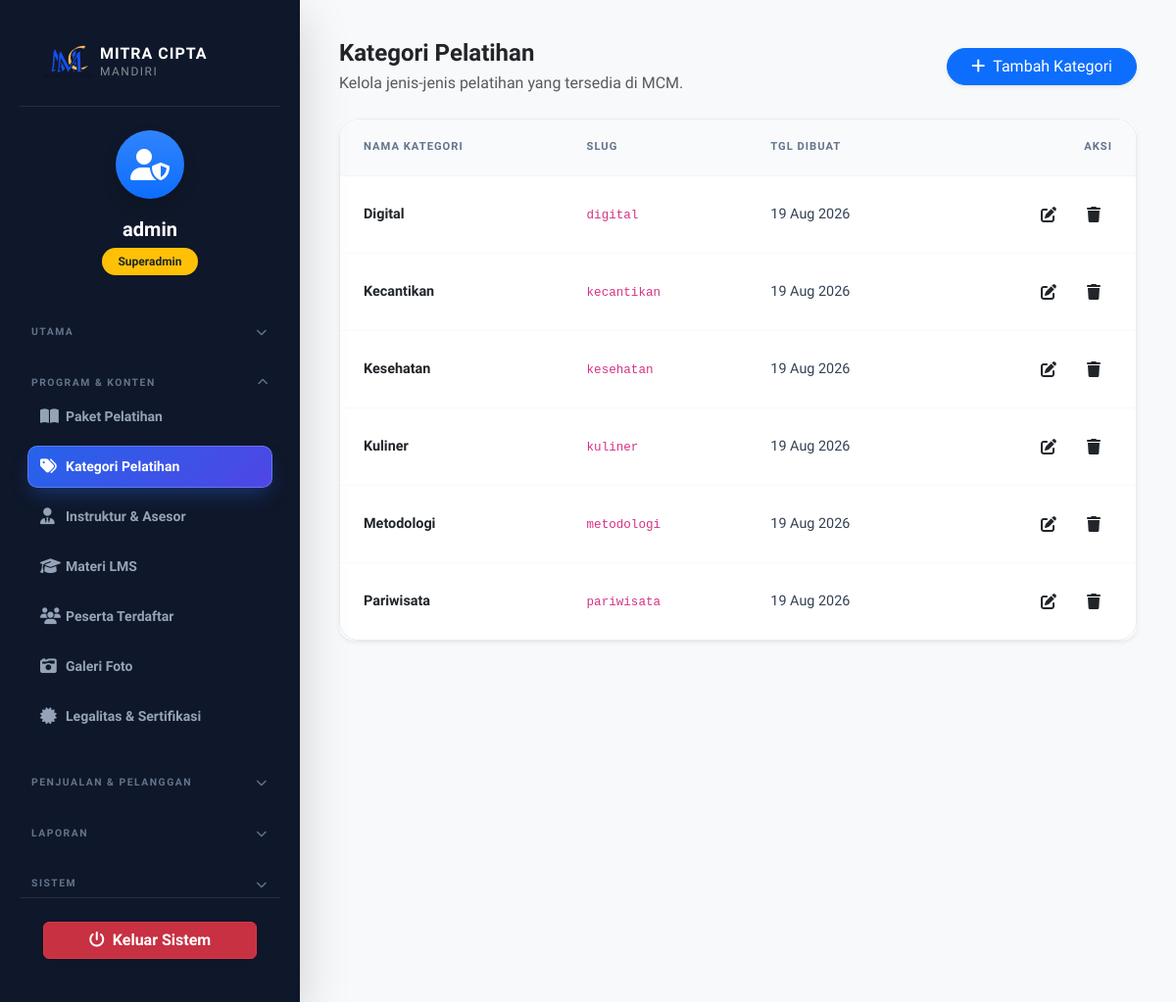
Page /admin/dashboard.php?page=categories (signed in) on the earlier database version.
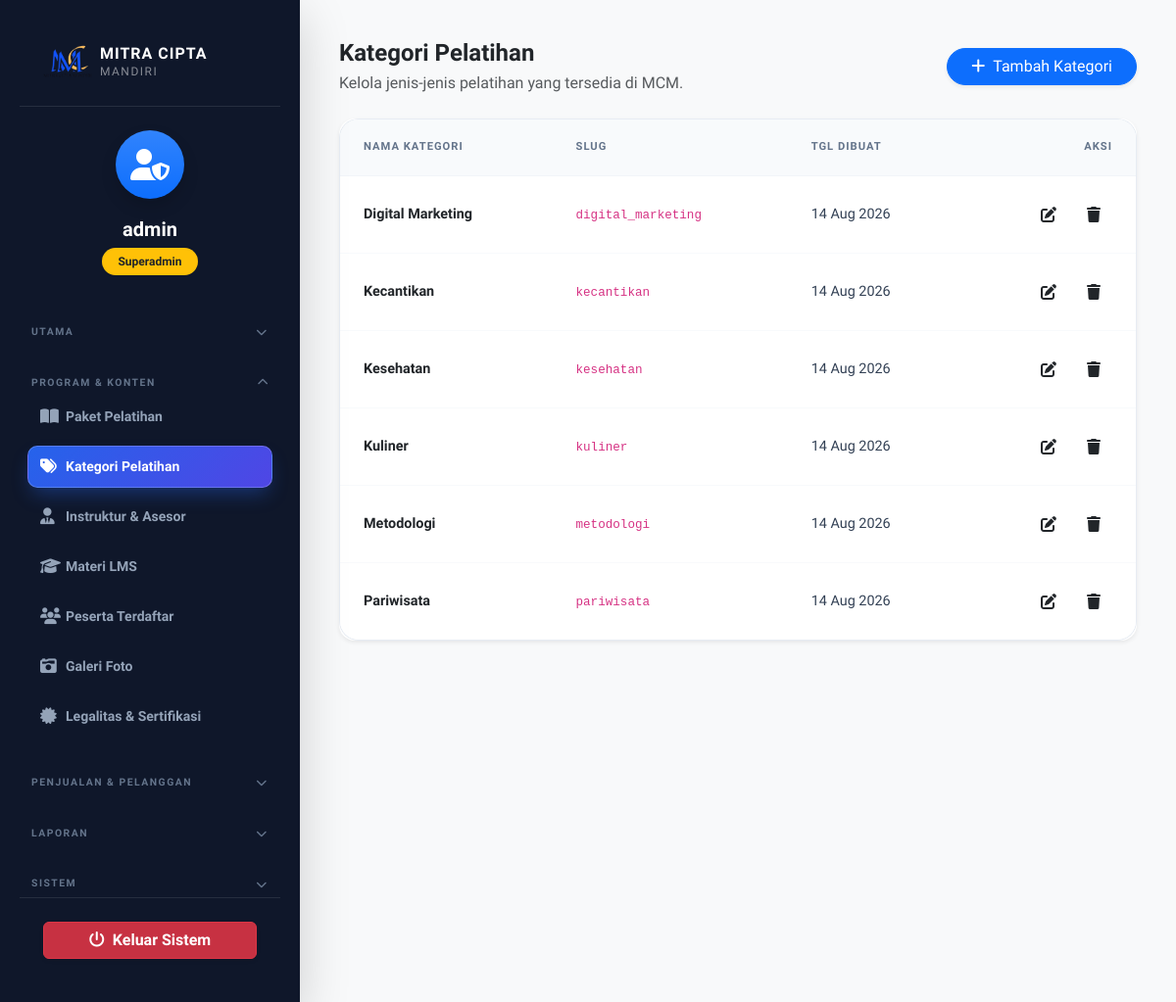
Same page on the later database version.
### tables this page shows
CREATE TABLE IF NOT EXISTS `class_categories` (
  `id` int NOT NULL AUTO_INCREMENT,
  `name` varchar(100) NOT NULL,
  `slug` varchar(100) NOT NULL,
  `created_at` timestamp NOT NULL DEFAULT CURRENT_TIMESTAMP,
  PRIMARY KEY (`id`),
  UNIQUE KEY `slug` (`slug`)
);

### admin/pages/categories.php (the view)
<div class="row align-items-center mb-4 g-3" data-aos="fade-down">
    <div class="col-md-6">
        <h2 class="fw-bold mb-1 text-dark">Kategori Pelatihan</h2>
        <p class="text-muted mb-0">Kelola jenis-jenis pelatihan yang tersedia di MCM.</p>
    </div>
    <div class="col-md-6 text-md-end">
        <button class="btn btn-primary px-4 shadow-sm rounded-pill" onclick="resetCategoryForm(); showModal('categoryModal');">
            <i class="fas fa-plus me-2"></i>Tambah Kategori
        </button>
    </div>
</div>
<div class="card border-0 shadow-sm rounded-4 overflow-hidden">
    <div class="card-body p-0">
        <div class="table-responsive">
            <table class="table align-middle mb-0">
                <thead class="bg-light">
                    <tr>
                        <th class="ps-4">Nama Kategori</th>
                        <th>Slug</th>
                        <th>Tgl Dibuat</th>
                        <th class="text-end pe-4">Aksi</th>
                    </tr>
                </thead>
                <tbody>
                    <?php if (empty($categories)): ?>
                        <tr><td colspan="4" class="text-center py-5 text-muted">Belum ada kategori.</td></tr>
                    <?php else: ?>
                        <?php foreach ($categories as $cat): ?>
                            <tr>
                                <td class="ps-4"><span class="fw-bold text-dark"><?php echo htmlspecialchars($cat['name']); ?></span></td>
                                <td><code><?php echo htmlspecialchars($cat['slug']); ?></code></td>
                                <td><?php echo date('d M Y', strtotime($cat['created_at'])); ?></td>
                                <td class="text-end pe-4">
                                    <div class="d-inline-flex gap-2">
                                        <button class="btn btn-action btn-soft-primary" onclick="editCategory(<?php echo htmlspecialchars(json_encode($cat)); ?>)">
                                            <i class="fas fa-edit"></i>
                                        </button>
                                        <button class="btn btn-action btn-soft-danger" onclick="deleteItem('categories', <?php echo $cat['id']; ?>)">
                                            <i class="fas fa-trash"></i>
                                        </button>
                                    </div>
                                </td>
                            </tr>
                        <?php endforeach; ?>
                    <?php endif; ?>
                </tbody>
            </table>
        </div>
    </div>
</div>

Differences in the rows shown:
removed class_categories: name "Digital", slug "digital", created_at "19 Aug 2026"
added class_categories: name "Digital Marketing", slug "digital_marketing", created_at "14 Aug 2026"
changed class_categories "Kecantikan": created_at "19 Aug 2026" → "14 Aug 2026"
changed class_categories "Kesehatan": created_at "19 Aug 2026" → "14 Aug 2026"
changed class_categories "Kuliner": created_at "19 Aug 2026" → "14 Aug 2026"
changed class_categories "Metodologi": created_at "19 Aug 2026" → "14 Aug 2026"
changed class_categories "Pariwisata": created_at "19 Aug 2026" → "14 Aug 2026"
